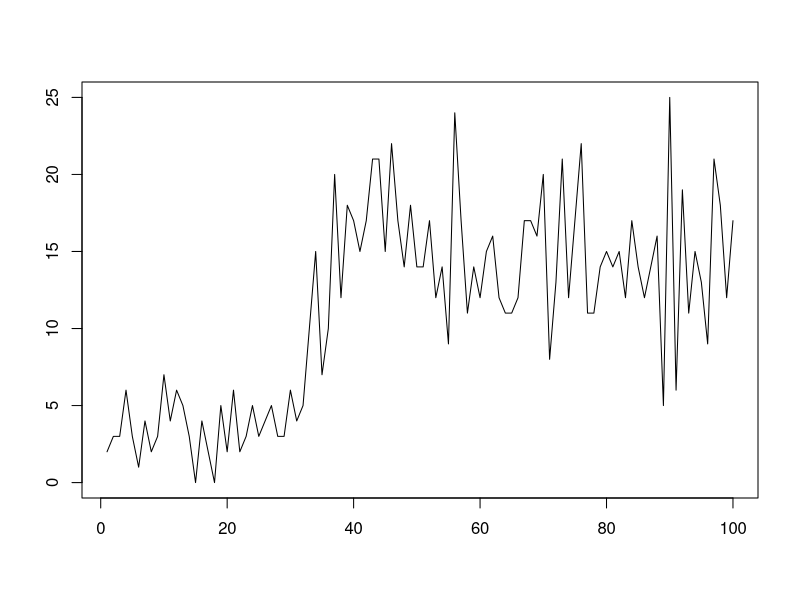
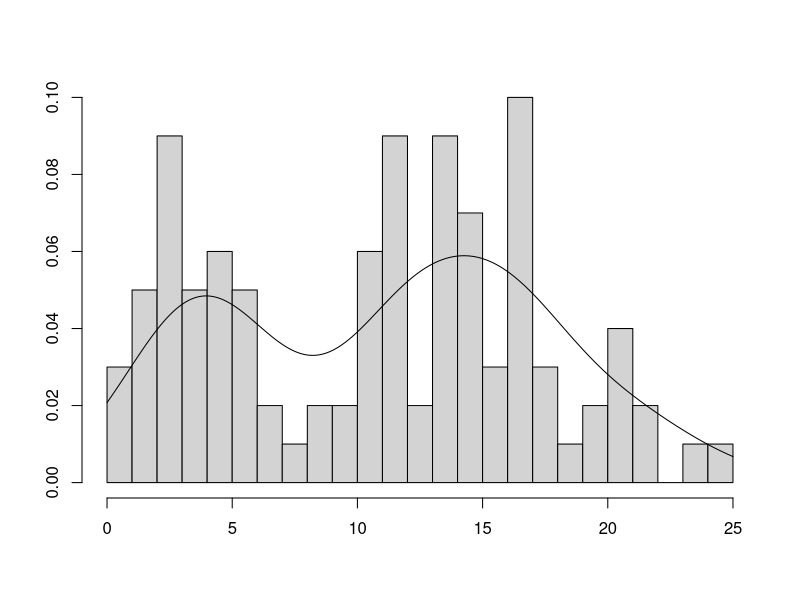

R code for these plots, in order:
## ---- chunk 1
options(digits = 3)

PlotTsAndDensity <- function (x) {
  #par(mfrow = c(1, 2))
  plot.ts(x, xlab = NULL, ylab = NULL)
  hist(x, breaks=30, freq = F, main=NULL, xlab = NULL, ylab = NULL)
  lines(density(x, na.rm = T, from = 0, to = max(x, na.rm = T)))
}
## ---- chunk 2
lambdas = c(3, 15)
deltas = c(0.3, 0.7)
cdf = cumsum(deltas)
unifvec = runif(100)
d1 = rpois(sum(unifvec < cdf[1]),lambdas[1])
d2 = rpois(sum(unifvec >= cdf[1]),lambdas[2])
x = c(d1,d2) 
## ---- chunk 3
PlotTsAndDensity(x)
## ---- chunk 4
logit <- function(delta2) log(delta2/(1-delta2))

eta = log(lambdas)
tau = logit(deltas[2])
## ---- chunk 5
invlogit <- function(tau) exp(tau)/(1+exp(tau))

lambdas = exp(eta)
delta2 = invlogit(tau)
delta1 = 1 - delta2
## ---- chunk 6
f <- function(theta,data) {
  eta <- theta[1:2]
  tau <- theta[3]
  lambdas = exp(eta) 
  delta2 = invlogit(tau)
  delta1 = 1-delta2

  L = delta1*dpois(data,lambdas[1]) + delta2*dpois(data,lambdas[2])
  -sum(log(L))
}

#use the 25% and 75%  quantiles of the data as a guess for lambdas
quantiles <- quantile(x)
lambdaGuess = c(quantiles[2],quantiles[4]) 

deltaGuess = 0.1

# Optimize using nlm
theta <- c(log(lambdaGuess), logit(deltaGuess))
res = nlm(f, theta, data = x)

# Back transform results
lambda1Hat = exp(res$estimate[1])
lambda2Hat = exp(res$estimate[2])

delta2Hat = invlogit(res$estimate[3])
delta1Hat = 1-delta2Hat
## ---- chunk 7
PMat <- function(x) diag(dpois(x = x, lambda = lambdas))

PMat(1)
## ---- chunk 8
statdist <- function(gamma){
  m = dim(gamma)[1]
  matrix(1,1,m) %*% solve(diag(1,m) - gamma + matrix(1,m,m))
}
## ---- chunk 9
gamma = matrix(c(0.9,0.1,0.4,0.6), nrow = 2, byrow = TRUE)
## ---- chunk 10
delta = statdist(gamma)
## ---- chunk 11
x = 1
sum(delta %*% PMat(x))
